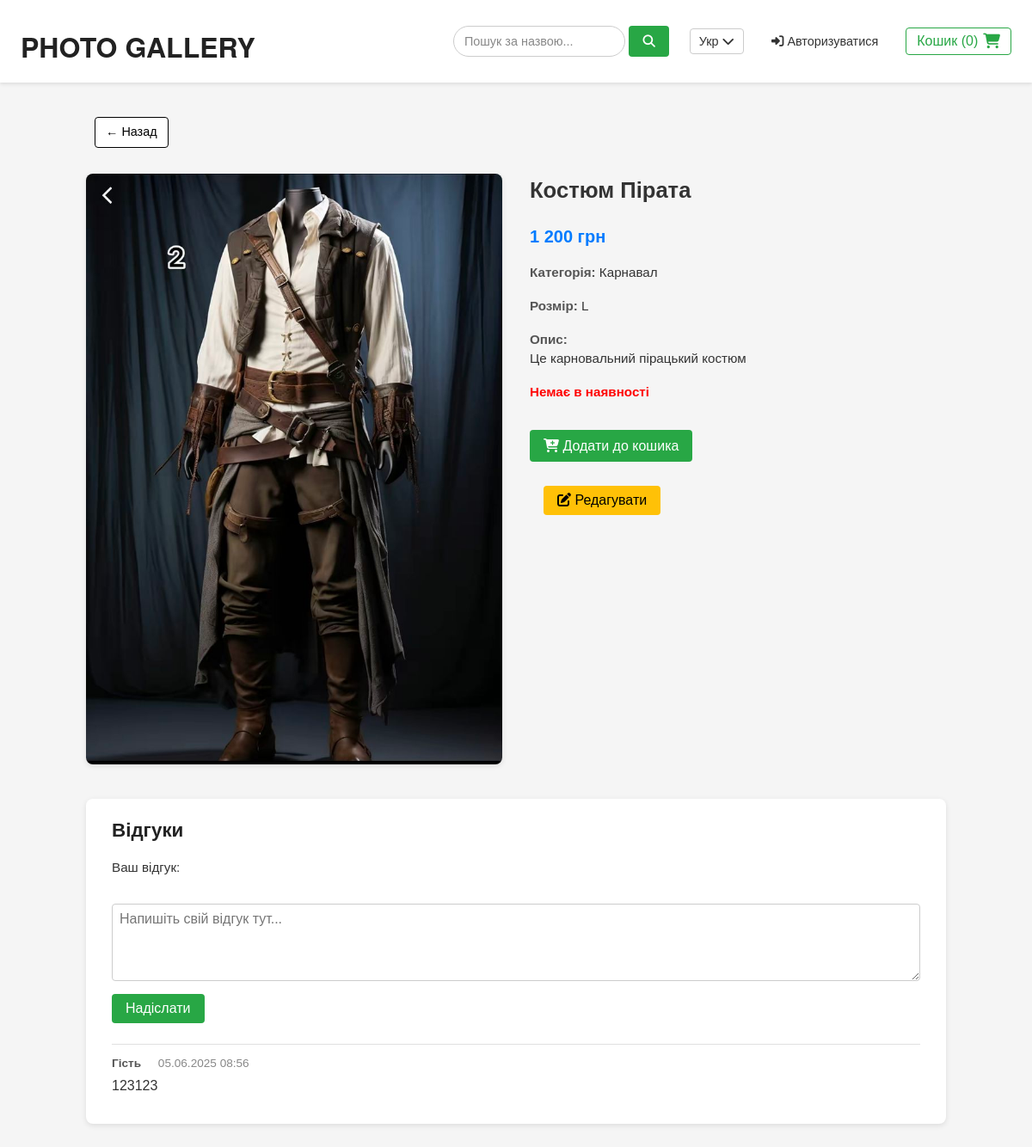
Screenshot of /views/costumeView.php?id=6&lang=uk with the database file from the repository.
### tables this page shows
CREATE TABLE "costumes" (
	"id"	INTEGER,
	"name"	TEXT NOT NULL,
	"category"	TEXT NOT NULL,
	"size"	TEXT NOT NULL,
	"price"	REAL NOT NULL,
	"available"	TEXT NOT NULL,
	"photo"	TEXT,
	"description"	TEXT,
	PRIMARY KEY("id" AUTOINCREMENT)
);

### views/costumeView.php (the view, shortened to what this page needs)
<?php
$pdo = new PDO('sqlite:' . __DIR__ . '/../database.sqlite');
$pdo->setAttribute(PDO::ATTR_ERRMODE, PDO::ERRMODE_EXCEPTION);
$costumeId = isset($_GET['id']) ? intval($_GET['id']) : 0;
$costumeStmt = $pdo->prepare("SELECT * FROM costumes WHERE id = :id");
$costumeStmt->execute([':id' => $costumeId]);
$costume = $costumeStmt->fetch(PDO::FETCH_ASSOC);
$reviewsDir  = __DIR__ . '/../reviews';
$reviewsFile = $reviewsDir . '/' . $costumeId . '.json';
if (file_exists($reviewsFile)) {
    $json    = file_get_contents($reviewsFile);
    $reviews = json_decode($json, true);
} else {
    $reviews = [];
}
?>
<!DOCTYPE html>
<html lang="uk">
<head>
  <link rel="stylesheet" href="/lab2_costumes/css/style.css">
</head>
<body>
  <div class="wrapper">
    <?php include __DIR__ . '/../header.php'; ?>
    <main class="main-content" style="padding: 20px 40px;">
      <div class="breadcrumbs" style="margin-bottom: 20px;">
        <a href="/lab2_costumes/views/home.view.php?lang=<?= htmlspecialchars($_GET['lang'] ?? '', ENT_QUOTES, 'UTF-8') ?>">
          &larr; <?= htmlspecialchars($t['back'] ?? 'Назад', ENT_QUOTES, 'UTF-8') ?>
        </a>
      </div>
      <div class="costume-detail" style="display: flex; gap: 2rem; flex-wrap: wrap;">
        <div class="costume-detail__img" style="flex: 1; min-width: 300px;">
          <?php
            $imgPath = $costume['photo']
                     ? $costume['photo']
                     : 'uploads/default.jpg';
            $imgSrc = htmlspecialchars($imgPath, ENT_QUOTES, 'UTF-8');
          ?>
          <img
            src="/lab2_costumes/<?= $imgSrc ?>"
            alt="<?= htmlspecialchars($costume['name'], ENT_QUOTES, 'UTF-8') ?>"
            class="costume-detail__photo"
            style="width: 100%; height: auto; object-fit: cover; border-radius: 8px; box-shadow: 0 2px 6px rgba(0,0,0,0.1);">
        </div>
        <div class="costume-detail__info" style="flex: 1; min-width: 300px;">
          <h2 style="margin-top: 0;"><?= htmlspecialchars($costume['name'], ENT_QUOTES, 'UTF-8') ?></h2>
          <p class="costume-detail__price" style="font-size: 1.25rem; font-weight: 600; color: #007bff;">
            <?= number_format($costume['price'], 0, '.', ' ') ?> грн
          </p>
          <?php if (!empty($costume['category'])): ?>
            <p><strong><?= htmlspecialchars($t['category'] ?? 'Категорія', ENT_QUOTES, 'UTF-8') ?>:</strong>
              <?= htmlspecialchars($costume['category'], ENT_QUOTES, 'UTF-8') ?>
            </p>
          <?php endif; ?>
          <?php if (!empty($costume['size'])): ?>
            <p><strong><?= htmlspecialchars($t['size'] ?? 'Розмір', ENT_QUOTES, 'UTF-8') ?>:</strong>
              <?= htmlspecialchars($costume['size'], ENT_QUOTES, 'UTF-8') ?>
            </p>
          <?php endif; ?>
          <?php if (!empty($costume['description'])): ?>
            <p><strong><?= htmlspecialchars($t['description'] ?? 'Опис', ENT_QUOTES, 'UTF-8') ?>:</strong><br>
              <?= nl2br(htmlspecialchars($costume['description'], ENT_QUOTES, 'UTF-8')) ?>
            </p>
          <?php endif; ?>
          <?php if ($costume['available']): ?>
            <p class="available" style="color: green; font-weight: 600;">
              <?= htmlspecialchars($t['in_stock'] ?? 'В наявності', ENT_QUOTES, 'UTF-8') ?>
            </p>
          <?php else: ?>
            <p class="not-available" style="color: red; font-weight: 600;">
              <?= htmlspecialchars($t['out_of_stock'] ?? 'Немає в наявності', ENT_QUOTES, 'UTF-8') ?>
            </p>
          <?php endif; ?>
          <form method="POST" action="costumeView.php?id=<?= $costumeId ?>">
            <button
              type="submit"
              name="add_to_cart"
              class="button-add-to-cart"
              style="
                background-color: #28a745;
                color: #fff;
                padding: 0.6rem 1rem;
                border: none;
                border-radius: 4px;
                cursor: pointer;
                font-size: 1rem;
                margin-top: 1rem;
              "
              <?= in_array($costumeId, $_SESSION['cart']) ? 'disabled' : '' ?>>
              <i class="fas fa-cart-plus"></i>
              <?= in_array($costumeId, $_SESSION['cart'])
                  ? htmlspecialchars($t['in_cart'] ?? 'У кошику', ENT_QUOTES, 'UTF-8')
                  : htmlspecialchars($t['add_to_cart'] ?? 'Додати до кошика', ENT_QUOTES, 'UTF-8') ?>
            </button>
          </form>
          <button
            id="editBtn"
            class="button-edit"
            style="
              background-color: #ffc107;
              color: #000;
              padding: 0.5rem 1rem;
              border: none;
              border-radius: 4px;
              cursor: pointer;
              font-size: 1rem;
              margin-left: 1rem;
              margin-top: 1rem;
            ">
            <i class="fas fa-edit"></i> <?= htmlspecialchars($t['edit'] ?? 'Редагувати', ENT_QUOTES, 'UTF-8') ?>
          </button>
        </div>
      </div>
      <section class="reviews-section" style="margin-top: 40px;">
        <h3 style="margin-top: 0; margin-bottom: 1rem;"><?= htmlspecialchars($t['reviews'] ?? 'Відгуки', ENT_QUOTES, 'UTF-8') ?></h3>
        <form method="POST" action="costumeView.php?id=<?= $costumeId ?>" class="review-form" style="margin-bottom: 1.5rem;">
          <label for="review_content" style="font-weight: 500;">
            <?= htmlspecialchars($t['your_review'] ?? 'Ваш відгук', ENT_QUOTES, 'UTF-8') ?>:
          </label><br>
          <textarea
            id="review_content"
            name="review_content"
            rows="4"
            placeholder="<?= htmlspecialchars($t['review_placeholder'] ?? 'Напишіть свій відгук тут...', ENT_QUOTES, 'UTF-8') ?>"
            required
            style="
              width: 100%;
              padding: 0.5rem;
              border: 1px solid #ccc;
              border-radius: 4px;
              font-family: inherit;
              font-size: 1rem;
              resize: vertical;
            "></textarea><br>
          <button
            type="submit"
            name="submit_review"
            class="btn-review-submit"
            style="
              margin-top: 0.5rem;
              background-color: #28a745;
              color: #fff;
              padding: 0.5rem 1rem;
              border: none;
              border-radius: 4px;
              cursor: pointer;
              font-size: 1rem;
            ">
            <?= htmlspecialchars($t['submit_review'] ?? 'Надіслати', ENT_QUOTES, 'UTF-8') ?>
          </button>
        </form>
        <?php if (!empty($reviews)): ?>
          <ul class="reviews-list" style="list-style: none; padding-left:0; margin:0;">
            <?php foreach ($reviews as $rev): ?>
              <li class="single-review" style="border-top: 1px solid #e0e0e0; padding: 0.75rem 0;">
                <div class="review-meta" style="font-size: 0.85rem; color: #555; margin-bottom: 0.3rem;">
                  <span class="review-user" style="font-weight: 600;">
                    <?= htmlspecialchars($rev['username'], ENT_QUOTES, 'UTF-8') ?>
                  </span>
                  <span class="review-date" style="margin-left: 1rem; color: #888;">
                    <?= date('d.m.Y H:i', strtotime($rev['created_at'])) ?>
                  </span>
                </div>
                <div class="review-content" style="font-size: 1rem; line-height: 1.4; color: #333;">
                  <?= nl2br(htmlspecialchars($rev['content'], ENT_QUOTES, 'UTF-8')) ?>
                </div>
              </li>
            <?php endforeach; ?>
          </ul>
        <?php else: ?>
          <p class="no-reviews" style="font-style: italic; color: #666;">
            <?= htmlspecialchars($t['no_reviews'] ?? 'Поки що немає відгуків. Станьте першим!', ENT_QUOTES, 'UTF-8') ?>
          </p>
        <?php endif; ?>
      </section>
    </main>
  </div>
</body>
</html>

### css/style.css (style rules this page uses)
*, *::before, *::after { box-sizing: border-box; margin: 0; padding: 0; }
html, body { width: 100%; height: 100%; font-family: 'Helvetica Neue', Arial, sans-serif; color: #333; background-color: #f5f5f5; line-height: 1.5; overflow-x: hidden; }
.costume-detail { display: flex; flex-wrap: wrap; gap: 30px; max-width: 1000px; margin: 30px auto; background-color: transparent; box-shadow: none; border-radius: 0; padding: 0; }
.costume-detail__img { flex: 1 1 400px; background-color: transparent; display: flex; align-items: center; justify-content: center; }
.costume-detail__img img { width: 100%; height: auto; object-fit: contain; border-radius: 0; }
.costume-detail__info { flex: 1 1 300px; display: flex; flex-direction: column; gap: 12px; color: #333; }
.costume-detail__info h2 { font-size: 1.6rem; font-weight: 600; margin-bottom: 8px; }
.costume-detail__price { font-size: 1.3rem; color: #007bff; font-weight: 600; }
.costume-detail__info p { font-size: 0.95rem; margin-bottom: 4px; }
.costume-detail__info strong { color: #555; }
.button-add-to-cart { background-color: #28a745; color: #fff; border: none; padding: 10px 14px; font-size: 1rem; border-radius: 4px; cursor: pointer; width: fit-content; transition: background-color 0.2s; }
.button-edit { background-color: #ffc107; color: #222; border: none; padding: 10px 14px; font-size: 1rem; border-radius: 4px; cursor: pointer; width: fit-content; transition: background-color 0.2s; }
.breadcrumbs { margin: 20px auto; max-width: 1000px; padding: 0 10px; font-size: 0.9rem; display: flex; align-items: center; }
.breadcrumbs a { display: inline-flex; align-items: center; gap: 6px; background-color: #ffffff; color: #000000; border: 1px solid #000000; padding: 6px 12px; border-radius: 4px; text-decoration: none; font-size: 0.9rem; transition: background-color 0.2s, color 0.2s; }
.reviews-section { margin: 40px auto; max-width: 1000px; background-color: #ffffff; border-radius: 8px; box-shadow: 0 2px 6px rgba(0,0,0,0.1); padding: 20px 30px; }
.reviews-section h3 { margin-top: 0; margin-bottom: 16px; font-size: 1.4rem; color: #222; }
.review-form { margin-bottom: 24px; }
.review-form label { font-weight: 500; display: block; margin-bottom: 6px; font-size: 0.95rem; color: #333; }
.review-form textarea { width: 100%; padding: 10px 12px; border: 1px solid #ccc; border-radius: 4px; font-family: inherit; font-size: 1rem; resize: vertical; }
.review-form button[name="submit_review"] { margin-top: 8px; background-color: #28a745; color: #fff; padding: 10px 16px; border: none; border-radius: 4px; cursor: pointer; font-size: 1rem; transition: background-color 0.2s; }
.reviews-list { list-style: none; padding-left: 0; margin: 0; }
.single-review { border-top: 1px solid #e0e0e0; padding: 12px 0; }
.single-review:first-child { border-top: none; }
.review-meta { font-size: 0.85rem; color: #555; margin-bottom: 4px; }
.review-user { font-weight: 600; }
.review-date { margin-left: 1rem; color: #888; }
.review-content { font-size: 1rem; line-height: 1.5; color: #333; }
a { color: #007bff; text-decoration: none; transition: color 0.2s; }
main.main-content { padding: 40px 20px; font-family: Arial, sans-serif; color: #333; line-height: 1.5; }

### rows the page displays
costumes: photo (picture), name "Костюм Пірата", price "1 200", category "Карнавал", size "L", description "Це карновальний пірацький костюм"

### other values shown
$currentLangName "Укр"
__('login') "Авторизуватися"
__('cart') "Кошик"
$cartCount "0"
$t['back'] "Назад"
$t['category'] "Категорія"
$t['size'] "Розмір"
$t['description'] "Опис"
$t['out_of_stock'] "Немає в наявності"
$t['add_to_cart'] "Додати до кошика"
$t['edit'] "Редагувати"
$t['reviews'] "Відгуки"
$t['your_review'] "Ваш відгук"
$t['submit_review'] "Надіслати"
$rev['username'] "Гість"
